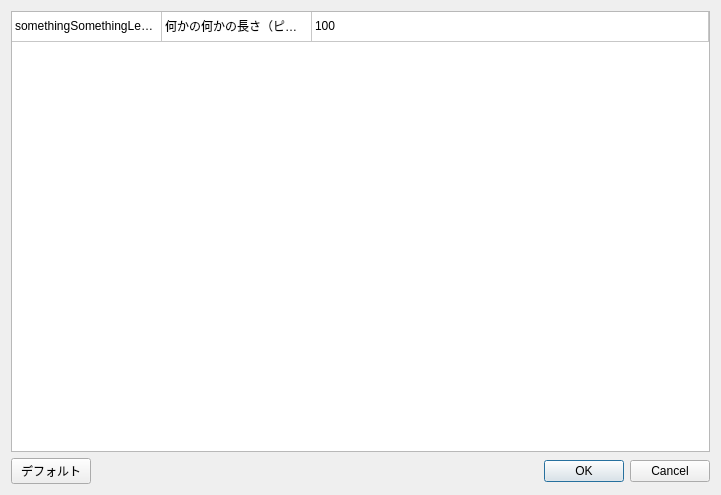
<?xml version="1.0" encoding="UTF-8"?>
<ui version="4.0">
 <class>SettingDialog</class>
 <widget class="QDialog" name="SettingDialog">
  <property name="geometry">
   <rect>
    <x>0</x>
    <y>0</y>
    <width>721</width>
    <height>495</height>
   </rect>
  </property>
  <property name="windowTitle">
   <string>Dialog</string>
  </property>
  <layout class="QVBoxLayout" name="verticalLayout_2">
   <item>
    <widget class="QTableWidget" name="settingsTable">
     <property name="editTriggers">
      <set>QAbstractItemView::DoubleClicked</set>
     </property>
     <property name="defaultDropAction">
      <enum>Qt::IgnoreAction</enum>
     </property>
     <property name="alternatingRowColors">
      <bool>false</bool>
     </property>
     <property name="verticalScrollMode">
      <enum>QAbstractItemView::ScrollPerItem</enum>
     </property>
     <property name="showGrid">
      <bool>true</bool>
     </property>
     <property name="gridStyle">
      <enum>Qt::SolidLine</enum>
     </property>
     <property name="wordWrap">
      <bool>false</bool>
     </property>
     <property name="cornerButtonEnabled">
      <bool>true</bool>
     </property>
     <attribute name="horizontalHeaderVisible">
      <bool>false</bool>
     </attribute>
     <attribute name="horizontalHeaderCascadingSectionResizes">
      <bool>false</bool>
     </attribute>
     <attribute name="horizontalHeaderDefaultSectionSize">
      <number>150</number>
     </attribute>
     <attribute name="horizontalHeaderHighlightSections">
      <bool>true</bool>
     </attribute>
     <attribute name="horizontalHeaderShowSortIndicator" stdset="0">
      <bool>false</bool>
     </attribute>
     <attribute name="horizontalHeaderStretchLastSection">
      <bool>true</bool>
     </attribute>
     <attribute name="verticalHeaderVisible">
      <bool>false</bool>
     </attribute>
     <attribute name="verticalHeaderStretchLastSection">
      <bool>false</bool>
     </attribute>
     <row>
      <property name="text">
       <string>dummy</string>
      </property>
     </row>
     <column>
      <property name="text">
       <string>キー</string>
      </property>
     </column>
     <column>
      <property name="text">
       <string>表示名</string>
      </property>
     </column>
     <column>
      <property name="text">
       <string>値</string>
      </property>
     </column>
     <item row="0" column="0">
      <property name="text">
       <string>somethingSomethingLength</string>
      </property>
     </item>
     <item row="0" column="1">
      <property name="text">
       <string>何かの何かの長さ（ピクセル）</string>
      </property>
     </item>
     <item row="0" column="2">
      <property name="text">
       <string>100</string>
      </property>
     </item>
    </widget>
   </item>
   <item>
    <layout class="QHBoxLayout" name="horizontalLayout">
     <item>
      <widget class="QPushButton" name="defaultButton">
       <property name="text">
        <string>デフォルト</string>
       </property>
      </widget>
     </item>
     <item>
      <spacer name="horizontalSpacer">
       <property name="orientation">
        <enum>Qt::Horizontal</enum>
       </property>
       <property name="sizeHint" stdset="0">
        <size>
         <width>40</width>
         <height>20</height>
        </size>
       </property>
      </spacer>
     </item>
     <item>
      <widget class="QDialogButtonBox" name="buttonBox">
       <property name="standardButtons">
        <set>QDialogButtonBox::Cancel|QDialogButtonBox::Ok</set>
       </property>
      </widget>
     </item>
    </layout>
   </item>
  </layout>
 </widget>
 <resources/>
 <connections/>
</ui>
